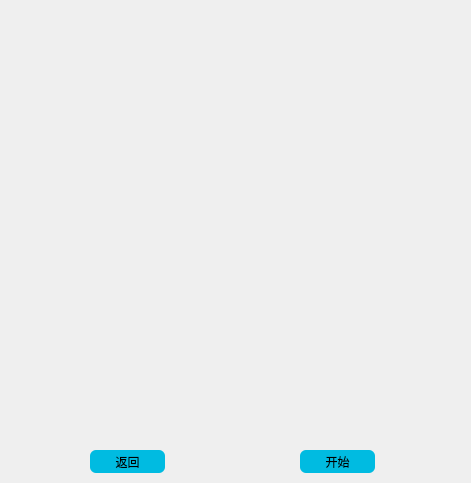
<?xml version="1.0" encoding="UTF-8"?>
<ui version="4.0">
 <class>Dialog3</class>
 <widget class="QDialog" name="Dialog3">
  <property name="geometry">
   <rect>
    <x>0</x>
    <y>0</y>
    <width>471</width>
    <height>483</height>
   </rect>
  </property>
  <property name="windowTitle">
   <string>拼图3</string>
  </property>
  <property name="styleSheet">
   <string notr="true">QPushButton{
border-radius: 6px;
background-color:rgb(0,187,225);
}
QDialog{
background-color:rbg(170,0,255);
}</string>
  </property>
  <widget class="QPushButton" name="pushButton">
   <property name="geometry">
    <rect>
     <x>90</x>
     <y>450</y>
     <width>75</width>
     <height>23</height>
    </rect>
   </property>
   <property name="text">
    <string>返回</string>
   </property>
  </widget>
  <widget class="QPushButton" name="pushButton_2">
   <property name="geometry">
    <rect>
     <x>300</x>
     <y>450</y>
     <width>75</width>
     <height>23</height>
    </rect>
   </property>
   <property name="text">
    <string>开始</string>
   </property>
  </widget>
  <widget class="QWidget" name="gridLayoutWidget">
   <property name="geometry">
    <rect>
     <x>0</x>
     <y>0</y>
     <width>471</width>
     <height>441</height>
    </rect>
   </property>
   <layout class="QGridLayout" name="gridLayout"/>
  </widget>
 </widget>
 <resources/>
 <connections/>
</ui>
